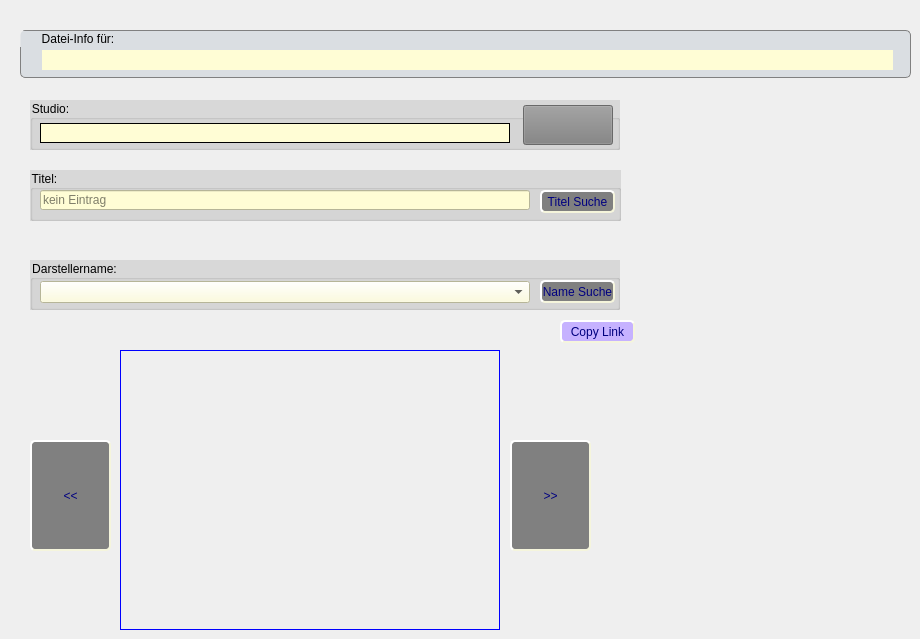
    <widget class="QWidget" name="tab_search_mask">
     <property name="sizePolicy">
      <sizepolicy hsizetype="Preferred" vsizetype="Ignored">
       <horstretch>0</horstretch>
       <verstretch>0</verstretch>
      </sizepolicy>
     </property>
     <property name="focusPolicy">
      <enum>Qt::StrongFocus</enum>
     </property>
     <attribute name="title">
      <string>Datei Analyse</string>
     </attribute>
     <widget class="QLabel" name="lbl_LinkBild">
      <property name="geometry">
       <rect>
        <x>120</x>
        <y>350</y>
        <width>380</width>
        <height>280</height>
       </rect>
      </property>
      <property name="styleSheet">
       <string notr="true">border: 1px solid blue;</string>
      </property>
      <property name="text">
       <string/>
      </property>
      <property name="scaledContents">
       <bool>true</bool>
      </property>
      <property name="wordWrap">
       <bool>false</bool>
      </property>
     </widget>
     <widget class="QGroupBox" name="grpBox_analyse_name">
      <property name="geometry">
       <rect>
        <x>30</x>
        <y>260</y>
        <width>590</width>
        <height>50</height>
       </rect>
      </property>
      <property name="styleSheet">
       <string notr="true">background-color: rgb(216, 216, 216);</string>
      </property>
      <property name="title">
       <string>Darstellername:</string>
      </property>
      <widget class="QPushButton" name="Btn_name_suche">
       <property name="enabled">
        <bool>false</bool>
       </property>
       <property name="geometry">
        <rect>
         <x>510</x>
         <y>20</y>
         <width>75</width>
         <height>23</height>
        </rect>
       </property>
       <property name="styleSheet">
        <string notr="true">QPushButton { 
	color: rgb(0, 0, 127);
	selection-background-color: rgb(255, 85, 0);
	background-color: rgb(198, 178, 255);
	border-style: outset;
	border-width: 2px;
	font: 8pt &quot;MS Shell Dlg 2&quot;;
	border-radius: 5px;
	border-color: beige;
}                   
QPushButton:enabled{
	background-color: rgb(198, 178, 255);
}                           
QPushButton:pressed{ 
	background: red;
}                            
QPushButton:disabled{                             
	background-color: gray;                
}
QPushButton:hover{
	background-color: rgb(255, 85, 255);
}   </string>
       </property>
       <property name="text">
        <string>Name Suche</string>
       </property>
      </widget>
      <widget class="QComboBox" name="cBox_performers">
       <property name="geometry">
        <rect>
         <x>10</x>
         <y>21</y>
         <width>490</width>
         <height>22</height>
        </rect>
       </property>
       <property name="styleSheet">
        <string notr="true">background-color: #FFFDD5;</string>
       </property>
      </widget>
     </widget>
     <widget class="QGroupBox" name="grpBox_analyse_studio">
      <property name="geometry">
       <rect>
        <x>30</x>
        <y>100</y>
        <width>590</width>
        <height>50</height>
       </rect>
      </property>
      <property name="styleSheet">
       <string notr="true">background-color: rgb(216, 216, 216);</string>
      </property>
      <property name="title">
       <string>Studio:</string>
      </property>
      <widget class="QPushButton" name="Btn_logo_am_analyse_tab">
       <property name="enabled">
        <bool>false</bool>
       </property>
       <property name="geometry">
        <rect>
         <x>493</x>
         <y>5</y>
         <width>90</width>
         <height>40</height>
        </rect>
       </property>
       <property name="cursor">
        <cursorShape>PointingHandCursor</cursorShape>
       </property>
       <property name="toolTip">
        <string>kein Studio ausgewählt !</string>
       </property>
       <property name="whatsThis">
        <string>Analyse</string>
       </property>
       <property name="styleSheet">
        <string notr="true">QPushButton { 
	background-image: url(:/Buttons/_buttons/no-logo_90x40.jpg);
}                   
QPushButton:enabled{
	background-color: rgb(198, 178, 255);
}                           
QPushButton:pressed{ 
	background: red;
}                            
QPushButton:disabled{                             
	background-color: gray;                
}
QPushButton:hover{
	background-color: rgb(255, 85, 255);
}   </string>
       </property>
       <property name="text">
        <string/>
       </property>
      </widget>
      <widget class="QLabel" name="lbl_SuchStudio">
       <property name="geometry">
        <rect>
         <x>10</x>
         <y>23</y>
         <width>470</width>
         <height>20</height>
        </rect>
       </property>
       <property name="styleSheet">
        <string notr="true">background-color: #FFFDD5;
border: 1px solid black;</string>
       </property>
       <property name="text">
        <string/>
       </property>
      </widget>
     </widget>
     <widget class="QGroupBox" name="grpBox_analyse_titel">
      <property name="geometry">
       <rect>
        <x>30</x>
        <y>170</y>
        <width>591</width>
        <height>51</height>
       </rect>
      </property>
      <property name="styleSheet">
       <string notr="true">background-color: rgb(216, 216, 216);</string>
      </property>
      <property name="title">
       <string>Titel:</string>
      </property>
      <widget class="QPushButton" name="Btn_titel_suche">
       <property name="enabled">
        <bool>false</bool>
       </property>
       <property name="geometry">
        <rect>
         <x>510</x>
         <y>20</y>
         <width>75</width>
         <height>23</height>
        </rect>
       </property>
       <property name="styleSheet">
        <string notr="true">QPushButton { 
	color: rgb(0, 0, 127);
	selection-background-color: rgb(255, 85, 0);
	background-color: rgb(198, 178, 255);
	border-style: outset;
	border-width: 2px;
	font: 8pt &quot;MS Shell Dlg 2&quot;;
	border-radius: 5px;
	border-color: beige;
}                   
QPushButton:enabled{
	background-color: rgb(198, 178, 255);
}                           
QPushButton:pressed{ 
	background: red;
}                            
QPushButton:disabled{                             
	background-color: gray;                
}
QPushButton:hover{
	background-color: rgb(255, 85, 255);
}   </string>
       </property>
       <property name="text">
        <string>Titel Suche</string>
       </property>
      </widget>
      <widget class="QLineEdit" name="lnEdit_analyse_titel">
       <property name="geometry">
        <rect>
         <x>10</x>
         <y>20</y>
         <width>490</width>
         <height>20</height>
        </rect>
       </property>
       <property name="styleSheet">
        <string notr="true">QLineEdit,QTextEdit { 
background-color: #FFFDD5;}
QLineEdit:hover,QTextEdit:hover {
border: 2px solid rgb(49, 50, 62);}
QLineEdit:focus,QTextEdit:focus {
border: 2px inset rgb(85, 170, 255);}</string>
       </property>
       <property name="text">
        <string/>
       </property>
       <property name="placeholderText">
        <string>kein Eintrag</string>
       </property>
      </widget>
     </widget>
     <widget class="QGroupBox" name="grpBox_analysename">
      <property name="geometry">
       <rect>
        <x>20</x>
        <y>30</y>
        <width>891</width>
        <height>48</height>
       </rect>
      </property>
      <property name="styleSheet">
       <string notr="true">QGroupBox {
background-color: rgb(218, 222, 226);
border: 1px solid grey;border-radius: 5px;}</string>
      </property>
      <property name="title">
       <string>      Datei-Info für:</string>
      </property>
      <widget class="QLabel" name="lbl_analyse_fuer">
       <property name="geometry">
        <rect>
         <x>22</x>
         <y>20</y>
         <width>851</width>
         <height>20</height>
        </rect>
       </property>
       <property name="styleSheet">
        <string notr="true">background-color: #FFFDD5;</string>
       </property>
       <property name="text">
        <string/>
       </property>
      </widget>
     </widget>
     <widget class="QPushButton" name="Btn_next">
      <property name="enabled">
       <bool>false</bool>
      </property>
      <property name="geometry">
       <rect>
        <x>510</x>
        <y>440</y>
        <width>81</width>
        <height>111</height>
       </rect>
      </property>
      <property name="cursor">
       <cursorShape>PointingHandCursor</cursorShape>
      </property>
      <property name="toolTip">
       <string>nächstes Bild</string>
      </property>
      <property name="whatsThis">
       <string>Analyse</string>
      </property>
      <property name="styleSheet">
       <string notr="true">QPushButton { 
	color: rgb(0, 0, 127);
	selection-background-color: rgb(255, 85, 0);
	background-color: rgb(198, 178, 255);
	border-style: outset;
	border-width: 2px;
	font: 56pt &quot;Consolas&quot;;
	border-radius: 5px;
	border-color: beige;
}                   
QPushButton:enabled{
	background-color: rgb(198, 178, 255);
}                           
QPushButton:pressed{ 
	background: red;
}                            
QPushButton:disabled{                             
	background-color: gray;                
}
QPushButton:hover{
	background-color: rgb(255, 85, 255);
}   </string>
      </property>
      <property name="text">
       <string>&gt;&gt;</string>
      </property>
     </widget>
     <widget class="QPushButton" name="Btn_prev">
      <property name="enabled">
       <bool>false</bool>
      </property>
      <property name="geometry">
       <rect>
        <x>30</x>
        <y>440</y>
        <width>81</width>
        <height>111</height>
       </rect>
      </property>
      <property name="cursor">
       <cursorShape>PointingHandCursor</cursorShape>
      </property>
      <property name="toolTip">
       <string>vorheriges Bild</string>
      </property>
      <property name="whatsThis">
       <string>Analyse</string>
      </property>
      <property name="styleSheet">
       <string notr="true">QPushButton { 
	color: rgb(0, 0, 127);
	selection-background-color: rgb(255, 85, 0);
	background-color: rgb(198, 178, 255);
	border-style: outset;
	border-width: 2px;
	font: 56pt &quot;Consolas&quot;;
	border-radius: 5px;
	border-color: beige;
}                   
QPushButton:enabled{
	background-color: rgb(198, 178, 255);
}                           
QPushButton:pressed{ 
	background: red;
}                            
QPushButton:disabled{                             
	background-color: gray;                
}
QPushButton:hover{
	background-color: rgb(255, 85, 255);
}   </string>
      </property>
      <property name="text">
       <string>&lt;&lt;</string>
      </property>
     </widget>
     <widget class="QLabel" name="lbl_link_from_image">
      <property name="geometry">
       <rect>
        <x>30</x>
        <y>323</y>
        <width>531</width>
        <height>20</height>
       </rect>
      </property>
      <property name="text">
       <string/>
      </property>
     </widget>
     <widget class="QPushButton" name="Btn_copy_clipboard">
      <property name="geometry">
       <rect>
        <x>560</x>
        <y>320</y>
        <width>75</width>
        <height>23</height>
       </rect>
      </property>
      <property name="styleSheet">
       <string notr="true">QPushButton { 
	color: rgb(0, 0, 127);
	selection-background-color: rgb(255, 85, 0);
	background-color: rgb(198, 178, 255);
	border-style: outset;
	border-width: 2px;
	font: 10pt &quot;Consolas&quot;;
	border-radius: 5px;
	border-color: beige;
}                   
QPushButton:enabled{
	background-color: rgb(198, 178, 255);
}                           
QPushButton:pressed{ 
	background: red;
}                            
QPushButton:disabled{                             
	background-color: gray;                
}
QPushButton:hover{
	background-color: rgb(255, 85, 255);
}   </string>
      </property>
      <property name="text">
       <string>Copy Link</string>
      </property>
     </widget>
     <zorder>grpBox_analyse_studio</zorder>
     <zorder>grpBox_analyse_name</zorder>
     <zorder>lbl_LinkBild</zorder>
     <zorder>grpBox_analyse_titel</zorder>
     <zorder>grpBox_analysename</zorder>
     <zorder>Btn_next</zorder>
     <zorder>Btn_prev</zorder>
     <zorder>lbl_link_from_image</zorder>
     <zorder>Btn_copy_clipboard</zorder>
    </widget>
